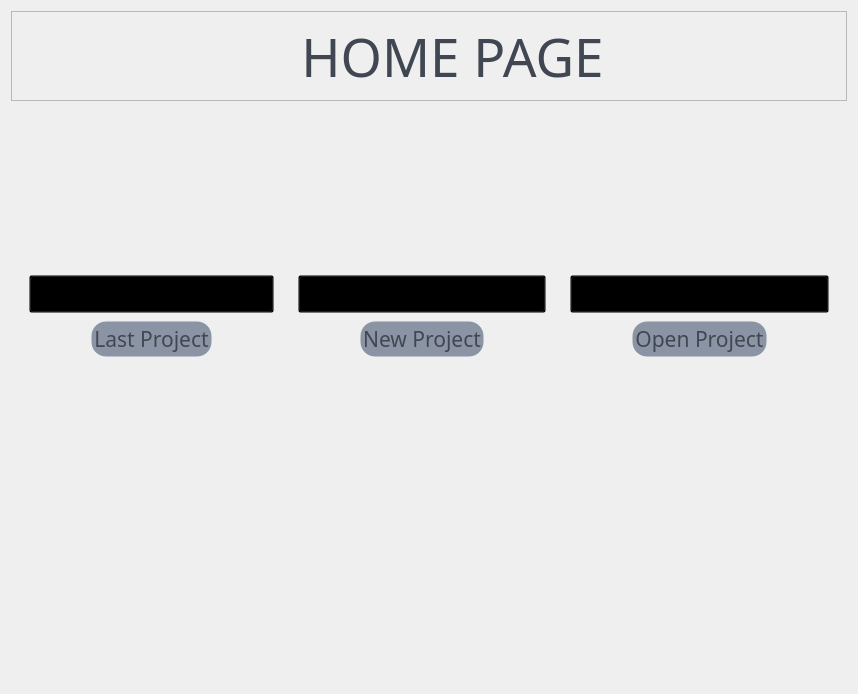
                 <widget class="QWidget" name="page_home">
                  <property name="styleSheet">
                   <string notr="true"/>
                  </property>
                  <layout class="QVBoxLayout" name="verticalLayout_15">
                   <item>
                    <widget class="QFrame" name="frame_home_title">
                     <property name="maximumSize">
                      <size>
                       <width>16777215</width>
                       <height>90</height>
                      </size>
                     </property>
                     <property name="frameShape">
                      <enum>QFrame::StyledPanel</enum>
                     </property>
                     <property name="frameShadow">
                      <enum>QFrame::Raised</enum>
                     </property>
                     <layout class="QHBoxLayout" name="horizontalLayout_6">
                      <item>
                       <spacer name="hs_1">
                        <property name="orientation">
                         <enum>Qt::Horizontal</enum>
                        </property>
                        <property name="sizeHint" stdset="0">
                         <size>
                          <width>40</width>
                          <height>20</height>
                         </size>
                        </property>
                       </spacer>
                      </item>
                      <item>
                       <widget class="QPushButton" name="icon_lab_home">
                        <property name="maximumSize">
                         <size>
                          <width>81</width>
                          <height>81</height>
                         </size>
                        </property>
                        <property name="styleSheet">
                         <string notr="true">/* Normal state */
QPushButton {
    background-color:transparent;
}

/* Hover state */
QPushButton:hover {
    background-color:transparent;
	border:none;
}</string>
                        </property>
                        <property name="text">
                         <string/>
                        </property>
                        <property name="icon">
                         <iconset resource="../ressource.qrc">
                          <normaloff>:/icons/icons/folder.png</normaloff>:/icons/icons/folder.png</iconset>
                        </property>
                        <property name="iconSize">
                         <size>
                          <width>80</width>
                          <height>80</height>
                         </size>
                        </property>
                        <property name="flat">
                         <bool>true</bool>
                        </property>
                       </widget>
                      </item>
                      <item>
                       <widget class="QLabel" name="lab_home">
                        <property name="maximumSize">
                         <size>
                          <width>16777215</width>
                          <height>150</height>
                         </size>
                        </property>
                        <property name="font">
                         <font>
                          <family>Quicksand</family>
                          <pointsize>40</pointsize>
                          <bold>false</bold>
                         </font>
                        </property>
                        <property name="styleSheet">
                         <string notr="true">background-color:transparent;color:#414752;</string>
                        </property>
                        <property name="text">
                         <string>HOME PAGE</string>
                        </property>
                        <property name="alignment">
                         <set>Qt::AlignCenter</set>
                        </property>
                       </widget>
                      </item>
                      <item>
                       <spacer name="hs_2">
                        <property name="orientation">
                         <enum>Qt::Horizontal</enum>
                        </property>
                        <property name="sizeHint" stdset="0">
                         <size>
                          <width>40</width>
                          <height>20</height>
                         </size>
                        </property>
                       </spacer>
                      </item>
                     </layout>
                    </widget>
                   </item>
                   <item>
                    <widget class="QFrame" name="frame_home_active">
                     <property name="layoutDirection">
                      <enum>Qt::LeftToRight</enum>
                     </property>
                     <property name="frameShape">
                      <enum>QFrame::NoFrame</enum>
                     </property>
                     <property name="frameShadow">
                      <enum>QFrame::Raised</enum>
                     </property>
                     <layout class="QHBoxLayout" name="horizontalLayout_7">
                      <item>
                       <widget class="QFrame" name="frame_lastProject">
                        <property name="styleSheet">
                         <string notr="true"/>
                        </property>
                        <property name="frameShape">
                         <enum>QFrame::NoFrame</enum>
                        </property>
                        <property name="frameShadow">
                         <enum>QFrame::Raised</enum>
                        </property>
                        <layout class="QVBoxLayout" name="verticalLayout_18">
                         <item>
                          <spacer name="vs_13">
                           <property name="orientation">
                            <enum>Qt::Vertical</enum>
                           </property>
                           <property name="sizeType">
                            <enum>QSizePolicy::Fixed</enum>
                           </property>
                           <property name="sizeHint" stdset="0">
                            <size>
                             <width>20</width>
                             <height>150</height>
                            </size>
                           </property>
                          </spacer>
                         </item>
                         <item>
                          <widget class="QPushButton" name="icon_lastProject">
                           <property name="font">
                            <font>
                             <family>Quicksand</family>
                             <pointsize>16</pointsize>
                            </font>
                           </property>
                           <property name="toolTip">
                            <string>Open the last Project</string>
                           </property>
                           <property name="styleSheet">
                            <string notr="true">/* Normal state */
QPushButton#icon_lastProject {
    background-color:transparent;
}

/* Hover state */
QPushButton#icon_lastProject:hover {
    icon: url(:/icons/icons/folder_h.png);
	color:transparent;
	border:none
}</string>
                           </property>
                           <property name="text">
                            <string/>
                           </property>
                           <property name="icon">
                            <iconset resource="../ressource.qrc">
                             <normaloff>:/icons/icons/folder.png</normaloff>:/icons/icons/folder.png</iconset>
                           </property>
                           <property name="iconSize">
                            <size>
                             <width>100</width>
                             <height>100</height>
                            </size>
                           </property>
                          </widget>
                         </item>
                         <item>
                          <widget class="QPushButton" name="btn_lastProject">
                           <property name="maximumSize">
                            <size>
                             <width>16777215</width>
                             <height>16777215</height>
                            </size>
                           </property>
                           <property name="font">
                            <font>
                             <family>Quicksand</family>
                             <pointsize>16</pointsize>
                            </font>
                           </property>
                           <property name="styleSheet">
                            <string notr="true">QPushButton#btn_lastProject{
	background-color:#8B94A4;
	border-style: solid;
	border-color: transparent;
	border-width: 5px;
	border-radius: 17px;
	margin-left : 60px;
	margin-right : 60px;
	color:#414752;
}
QPushButton#btn_lastProject:hover{
	color:#313134;
	background-color:#FFF;
}
QPushButton#btn_lastProject:pressed{
	background-color:#313134;
	color:#FFF;	
}</string>
                           </property>
                           <property name="text">
                            <string>Last Project</string>
                           </property>
                          </widget>
                         </item>
                         <item>
                          <spacer name="vs_12">
                           <property name="orientation">
                            <enum>Qt::Vertical</enum>
                           </property>
                           <property name="sizeHint" stdset="0">
                            <size>
                             <width>20</width>
                             <height>306</height>
                            </size>
                           </property>
                          </spacer>
                         </item>
                        </layout>
                       </widget>
                      </item>
                      <item>
                       <widget class="QFrame" name="frame_newProject">
                        <property name="frameShape">
                         <enum>QFrame::NoFrame</enum>
                        </property>
                        <property name="frameShadow">
                         <enum>QFrame::Raised</enum>
                        </property>
                        <layout class="QVBoxLayout" name="verticalLayout_17">
                         <item>
                          <spacer name="vs_14">
                           <property name="orientation">
                            <enum>Qt::Vertical</enum>
                           </property>
                           <property name="sizeType">
                            <enum>QSizePolicy::Fixed</enum>
                           </property>
                           <property name="sizeHint" stdset="0">
                            <size>
                             <width>20</width>
                             <height>150</height>
                            </size>
                           </property>
                          </spacer>
                         </item>
                         <item>
                          <widget class="QPushButton" name="icon_newProject">
                           <property name="font">
                            <font>
                             <family>Quicksand</family>
                             <pointsize>16</pointsize>
                            </font>
                           </property>
                           <property name="toolTip">
                            <string>Start a new Project</string>
                           </property>
                           <property name="styleSheet">
                            <string notr="true">/* Normal state */
QPushButton {
    background-color:transparent;
}

/* Hover state */
QPushButton:hover {
    icon: url(:/icons/icons/folder_h.png);
	color:transparent;
	border:none
}</string>
                           </property>
                           <property name="text">
                            <string/>
                           </property>
                           <property name="icon">
                            <iconset resource="../ressource.qrc">
                             <normaloff>:/icons/icons/folder.png</normaloff>:/icons/icons/folder.png</iconset>
                           </property>
                           <property name="iconSize">
                            <size>
                             <width>100</width>
                             <height>100</height>
                            </size>
                           </property>
                          </widget>
                         </item>
                         <item>
                          <widget class="QPushButton" name="btn_newProject">
                           <property name="font">
                            <font>
                             <family>Quicksand</family>
                             <pointsize>16</pointsize>
                            </font>
                           </property>
                           <property name="styleSheet">
                            <string notr="true">QPushButton{
	background-color:#8B94A4;
	border-style: solid;
	border-color: transparent;
	border-width: 5px;
	border-radius: 17px;
	margin-left : 60px;
	margin-right : 60px;
	color:#414752;
}
QPushButton:hover{
	color:#313134;
	background-color:#FFF;
}
QPushButton:pressed{
	background-color:#313134;
	color:#FFF;	
}</string>
                           </property>
                           <property name="text">
                            <string>New Project</string>
                           </property>
                           <property name="iconSize">
                            <size>
                             <width>60</width>
                             <height>60</height>
                            </size>
                           </property>
                          </widget>
                         </item>
                         <item>
                          <spacer name="vs_15">
                           <property name="orientation">
                            <enum>Qt::Vertical</enum>
                           </property>
                           <property name="sizeHint" stdset="0">
                            <size>
                             <width>20</width>
                             <height>306</height>
                            </size>
                           </property>
                          </spacer>
                         </item>
                        </layout>
                       </widget>
                      </item>
                      <item>
                       <widget class="QFrame" name="frame_openProject">
                        <property name="frameShape">
                         <enum>QFrame::NoFrame</enum>
                        </property>
                        <property name="frameShadow">
                         <enum>QFrame::Raised</enum>
                        </property>
                        <layout class="QVBoxLayout" name="verticalLayout_16">
                         <item>
                          <spacer name="vs_16">
                           <property name="orientation">
                            <enum>Qt::Vertical</enum>
                           </property>
                           <property name="sizeType">
                            <enum>QSizePolicy::Fixed</enum>
                           </property>
                           <property name="sizeHint" stdset="0">
                            <size>
                             <width>20</width>
                             <height>150</height>
                            </size>
                           </property>
                          </spacer>
                         </item>
                         <item>
                          <widget class="QPushButton" name="icon_openProject">
                           <property name="font">
                            <font>
                             <family>Quicksand</family>
                             <pointsize>16</pointsize>
                            </font>
                           </property>
                           <property name="toolTip">
                            <string>Open a Project</string>
                           </property>
                           <property name="styleSheet">
                            <string notr="true">/* Normal state */
QPushButton {
    background-color:transparent;
}

/* Hover state */
QPushButton:hover {
    icon: url(:/icons/icons/folder_h.png);
	color:transparent;
	border:none
}</string>
                           </property>
                           <property name="text">
                            <string/>
                           </property>
                           <property name="icon">
                            <iconset resource="../ressource.qrc">
                             <normaloff>:/icons/icons/folder.png</normaloff>:/icons/icons/folder.png</iconset>
                           </property>
                           <property name="iconSize">
                            <size>
                             <width>100</width>
                             <height>100</height>
                            </size>
                           </property>
                          </widget>
                         </item>
                         <item>
                          <widget class="QPushButton" name="bnt_openProject">
                           <property name="font">
                            <font>
                             <family>Quicksand</family>
                             <pointsize>16</pointsize>
                            </font>
                           </property>
                           <property name="styleSheet">
                            <string notr="true">QPushButton{
	background-color:#8B94A4;
	border-style: solid;
	border-color: transparent;
	border-width: 5px;
	border-radius: 17px;
	margin-left : 60px;
	margin-right : 60px;
	color:#414752;
}
QPushButton:hover{
	color:#313134;
	background-color:#FFF;
}
QPushButton:pressed{
	background-color:#313134;
	color:#FFF;	
}</string>
                           </property>
                           <property name="text">
                            <string>Open Project</string>
                           </property>
                          </widget>
                         </item>
                         <item>
                          <spacer name="vs_17">
                           <property name="orientation">
                            <enum>Qt::Vertical</enum>
                           </property>
                           <property name="sizeHint" stdset="0">
                            <size>
                             <width>20</width>
                             <height>306</height>
                            </size>
                           </property>
                          </spacer>
                         </item>
                        </layout>
                       </widget>
                      </item>
                     </layout>
                    </widget>
                   </item>
                  </layout>
                 </widget>
